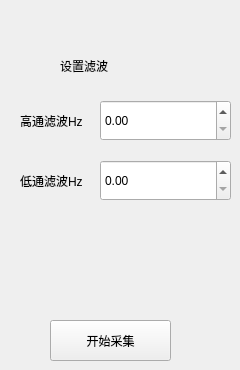
                     <widget class="QWidget" name="page2">
                      <widget class="QDoubleSpinBox" name="doubleSpinBox">
                       <property name="geometry">
                        <rect>
                         <x>100</x>
                         <y>100</y>
                         <width>131</width>
                         <height>41</height>
                        </rect>
                       </property>
                      </widget>
                      <widget class="QDoubleSpinBox" name="doubleSpinBox_2">
                       <property name="geometry">
                        <rect>
                         <x>100</x>
                         <y>160</y>
                         <width>131</width>
                         <height>41</height>
                        </rect>
                       </property>
                      </widget>
                      <widget class="QLabel" name="label_2">
                       <property name="geometry">
                        <rect>
                         <x>60</x>
                         <y>50</y>
                         <width>81</width>
                         <height>31</height>
                        </rect>
                       </property>
                       <property name="text">
                        <string>设置滤波</string>
                       </property>
                      </widget>
                      <widget class="QLabel" name="label_5">
                       <property name="geometry">
                        <rect>
                         <x>20</x>
                         <y>110</y>
                         <width>71</width>
                         <height>21</height>
                        </rect>
                       </property>
                       <property name="text">
                        <string>高通滤波Hz</string>
                       </property>
                      </widget>
                      <widget class="QLabel" name="label_6">
                       <property name="geometry">
                        <rect>
                         <x>20</x>
                         <y>170</y>
                         <width>71</width>
                         <height>21</height>
                        </rect>
                       </property>
                       <property name="text">
                        <string>低通滤波Hz</string>
                       </property>
                      </widget>
                      <widget class="QPushButton" name="pushButton_2">
                       <property name="geometry">
                        <rect>
                         <x>50</x>
                         <y>320</y>
                         <width>121</width>
                         <height>41</height>
                        </rect>
                       </property>
                       <property name="text">
                        <string>开始采集</string>
                       </property>
                      </widget>
                     </widget>
